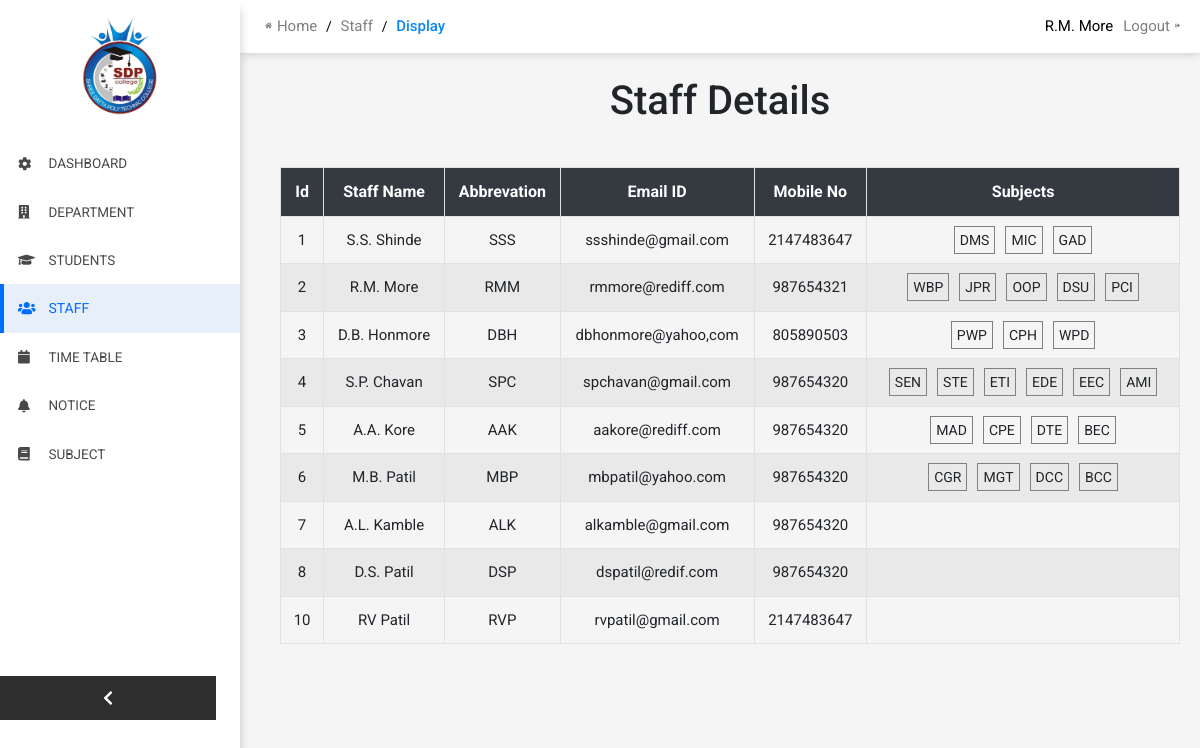
Screenshot of /display.php (signed in) with the database file from the repository.
### tables this page shows
CREATE TABLE IF NOT EXISTS `teacher` (
  `id` int(11) NOT NULL AUTO_INCREMENT,
  `first_name` text NOT NULL,
  `last_name` text NOT NULL,
  `abbrivation` text NOT NULL,
  `tUser` varchar(30) NOT NULL,
  `tPass` varchar(30) NOT NULL,
  `email` varchar(30) NOT NULL,
  `mobile` bigint(12) NOT NULL,
  `noLect` int(11) NOT NULL,
  `noPract` int(11) NOT NULL,
  `dept` text NOT NULL,
  PRIMARY KEY (`id`)
);

### display.php (the view, shortened to what this page needs)
<!DOCTYPE html>
<html>
<head>
    <link rel="stylesheet" href="https://maxcdn.bootstrapcdn.com/bootstrap/4.0.0/css/bootstrap.min.css">
    <link rel="stylesheet" href="./css/sidebar.css">
    <link rel="stylesheet" href="./css/topMenu.css">
    <link rel="stylesheet" href="./css/fontawesome.min.css">
    <link href="https://stackpath.bootstrapcdn.com/font-awesome/4.7.0/css/font-awesome.min.css" rel="stylesheet">
</head>
</head>
<body onload="collapse_sidebar()">
    <div class="side-menu" id="side-bar">
        <div class="side-profile">
            <img src="img/sdpc_logo.png" alt="Icon" id="college-logo">
        </div>
        <a href="Admin Dashborad.php" style="text-decoration: none;">
            <div class="menu-item" >
                <div class="item-icon"><i class="fa fa-cog" aria-hidden="true"></i></div>
                <div class="item-title">Dashboard</div>
            </div>
        </a>
        <a href="Department.php" style="text-decoration: none;">
            <div class="menu-item">
                <div class="item-icon"><i class="fas fa-building" aria-hidden="true"></i></div>
                <div class="item-title">Department</div>
            </div>
        </a>
        <a href="Student Details.php" style="text-decoration: none;">
            <div class="menu-item " id="stud">
                <div class="item-icon"><i class="fas fa-graduation-cap" aria-hidden="true"></i></div>
                <div class="item-title">Students</div>
            </div>
        </a>
        <a href="Staff.php" style="text-decoration: none;">
            <div class="active-menu">
                <div class="item-icon"><i class="fas fa-users" aria-hidden="true"></i></div>
                <div class="item-title">Staff</div>
            </div>
        </a>
        <a href="Timetable Dashboard.php" style="text-decoration: none;">
            <div class="menu-item">
                <div class="item-icon"><i class="fa fa-calendar" aria-hidden="true"></i></div>
                <div class="item-title">Time Table</div>
            </div>
        </a>
        <a href="Notice.php" style="text-decoration: none;">
            <div class="menu-item">
                <div class="item-icon"><i class="fas fa-bell" aria-hidden="true"></i></div>
                <div class="item-title">Notice</div>
            </div>
        </a>
        <a href="Subject Allocation.php" style="text-decoration: none;">
            <div class="menu-item">
                <div class="item-icon"><i class="fa fa-book" aria-hidden="true"></i></div>
                <div class="item-title">Subject</div>
            </div>
        </a>
        <div class="collapse-side" onclick="collapse_sidebar()">
            <i id="btn-side-icon" class="fas fa-chevron-left " aria-hidden="true"></i>
        </div>
    </div>
    <div class="app" id="app">
        <nav class="top-nav">
            <div class="navigation">
                <a href="Admin Dashborad.php"> <i class="fas fa-home"></i>Home</a>
                <span>/</span>
                <a href="Staff.php" >Staff</a>
                <span>/</span>
                <a href="display.php" class="active-nav">Display</a>
            </div>
            <div class="profile">
                <a id="edit-profile">
                    <?php
                        include("Functions.php");
                        if(isset($_SESSION['logged'])){
                            $loggedUser = $_SESSION['logged'];
                            getLoggedInName($loggedUser);
                        }
                    ?>
                </a>
                <a href="Login.php">Logout<i class="fas fa-sign-out-alt"></i></a>
            </div>
        </nav>
 <div class="container">
    <div class="col-lg-12"><br>
        <h1 class=" text-center">Staff Details</h1><br>
            <table  id="tabledata" class=" table table-striped table-hover table-bordered">
                <tr class="bg-dark text-white text-center">
                    <th> Id </th>
                    <th> Staff Name </th>
                    <th>Abbrevation</th>
                    <th> Email ID </th>
                    <th>Mobile No </th>
                    <th>Subjects</th>
                 </tr >
                <?php
                    include 'Database.php';
                    $q = "select id,first_name,last_name,abbrivation,email,mobile from teacher";
                    $query = mysqli_query($con,$q);
                    while($res = mysqli_fetch_array($query)){
                        $teach=$res['abbrivation'];
                        $teach=mysqli_query($con,"select sub_abb from allocation where teach_abb='$teach'");
                        $subjects=array();
                    while($r=mysqli_fetch_array($teach)){
                        $subjects[]=$r['sub_abb'];
                    }
                ?>
                <tr class="text-center">
                    <td> <?php echo $res['id'];  ?> </td>
                    <td> <?php echo $res['first_name'].' '.$res['last_name'];  ?> </td>
                    <td> <?php echo $res['abbrivation'];  ?> </td>
                    <td> <?php echo $res['email'];  ?> </td>
                    <td> <?php echo $res['mobile'];  ?> </td>
                    <td>
                        <?php
                            foreach($subjects as $value)
                            {
                                echo "<span class='sub'>".$value."</span>";
                            }
                        ?>
                    </td>
                </tr>
                <?php
                    }
                ?>
            </table>
        </div>
    </div>
</div>
</body>
</html>

### Functions.php (shortened to what this page needs)
<?php
    include("Database.php");
    function getLoggedInName($loggedUser){
        global $con;
        $res = mysqli_query($con,"SELECT first_name,last_name FROM admin WHERE aUser='$loggedUser'");
        $row = mysqli_num_rows($res);
        if ($row == 0) {
            $res = mysqli_query($con,"SELECT First_name,Last_name FROM students WHERE sUser='$loggedUser'");
            $row = mysqli_num_rows($res);
            if ($row == 0) {
                $res = mysqli_query($con,"SELECT first_name,last_name FROM teacher WHERE tUser='$loggedUser'");
                $row = mysqli_num_rows($res);
                $data = mysqli_fetch_array($res);
                if ($row == 1) {
                    echo $data[0]." ";
                    echo $data[1];
                }
            }
        }
    }
?>

### css/sidebar.css (style rules this page uses)
.side-menu { flex: 4; height: 100%; position: fixed; overflow: hidden; background: white; display: flex; flex-direction: column; min-width: 20%; width: 20%; box-shadow: 0 10px 10px 0 rgba(0, 0, 0, .2); }
.menu-item { padding: 14px; color: #494949; font-size: 13.5px; display: flex; border-left: 4px solid #fff; text-transform: uppercase; }
.side-profile { margin: 5%; margin-bottom: 10%; display: flex; justify-content: center; }
.side-profile img { width: 35%; }
.active-menu { color: #006eff; background: #e7effa; border-left: 4px solid #006eff; padding: 14px; font-size: 14px; display: flex; text-transform: uppercase; }
.collapse-side { background-color: #2e2e2e; bottom: 10%; width: 90%; position: absolute; display: flex; justify-content: center; padding: 14px; color: white; }
.item-icon { flex: 1.2; }
.item-title { flex: 7; }
.full-app { margin-left: 20%; }

### css/topMenu.css (style rules this page uses)
.top-nav { display: flex; background: rgb(255, 255, 255); color: #000; width: 100%; box-shadow: 0 0 10px 0 rgba(0, 0, 0, 0.2); }
.top-nav .navigation { flex: 5; }
.top-nav .profile { flex:5; margin: 15px; display: flex; font-size: 15px; justify-content: flex-end; }
.navigation { margin: 15px; font-size: 15px; }
span { font-size: 14px; }
a { text-decoration: none; }
.profile a { color: grey; }
.navigation svg, .navigation a, .profile svg { padding: 0 5px; }
#edit-profile { margin: 0 10px; }
.active-nav { color: #0986fc; font-weight: 500; }

### display.php (style rules this page uses)
body { margin: 0; padding: 0; background: rgb(245, 245, 245); font-family: 'Roboto', sans-serif; }
table,td,tr,th { margin:0; padding:0; }
table { background: #fff; margin:10px; }
a { color: grey; }
td { border-bottom: 1px solid #b9b7b7; font-size: 15px; padding: 10px; }
tr { border-bottom: 1px solid grey; }
.sub { border:1px solid grey; padding:5px; margin:5px; }

### rows the page displays
teacher: first_name "R.M.", last_name "More", id "2", abbrivation "RMM", email "rmmore@rediff.com", mobile "987654321", value "WBP", value "JPR", value "OOP", value "DSU", value "PCI"
teacher: id "1", first_name "S.S.", last_name "Shinde", abbrivation "SSS", email "ssshinde@gmail.com", mobile "2147483647", value "DMS", value "MIC", value "GAD"
teacher: id "3", first_name "D.B.", last_name "Honmore", abbrivation "DBH", email "dbhonmore@yahoo,com", mobile "805890503", value "PWP", value "CPH", value "WPD"
teacher: id "4", first_name "S.P.", last_name "Chavan", abbrivation "SPC", email "spchavan@gmail.com", mobile "987654320", value "SEN", value "STE", value "ETI", value "EDE", value "EEC", value "AMI"
teacher: id "5", first_name "A.A.", last_name "Kore", abbrivation "AAK", email "aakore@rediff.com", mobile "987654320", value "MAD", value "CPE", value "DTE", value "BEC"
teacher: id "6", first_name "M.B.", last_name "Patil", abbrivation "MBP", email "mbpatil@yahoo.com", mobile "987654320", value "CGR", value "MGT", value "DCC", value "BCC"
teacher: id "7", first_name "A.L.", last_name "Kamble", abbrivation "ALK", email "alkamble@gmail.com", mobile "987654320"
teacher: id "8", first_name "D.S.", last_name "Patil", abbrivation "DSP", email "dspatil@redif.com", mobile "987654320"
teacher: id "10", first_name "RV", last_name "Patil", abbrivation "RVP", email "rvpatil@gmail.com", mobile "2147483647"
